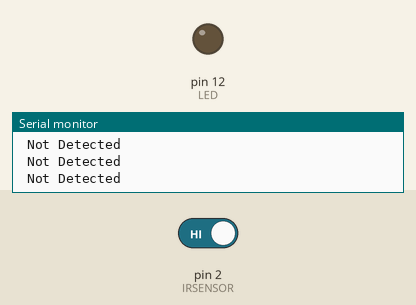
This sketch was run on a simulated Arduino Uno, built with avr-gcc and run on an emulated ATmega328P. On the bench: output pins drawn as LEDs (lit = HIGH), the last lines printed to the serial monitor. Inputs (shaded band) come from the test bench; at power-on: pin 2 (IRSENSOR) HIGH.

Above: at 1.2 s.
1.3 s: pin 2 (IRSENSOR) driven LOW
At 1.9 s:
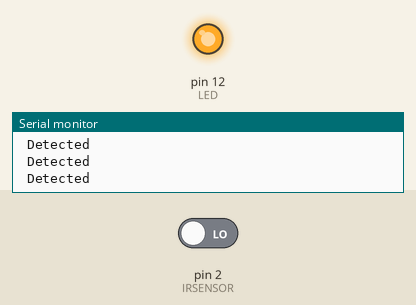
2.8 s: pin 2 (IRSENSOR) driven HIGH
At 3.1 s:
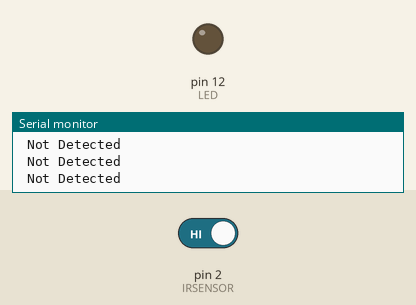
Timing chart, 0 to 5.8 s (numbered marks = the images above; inputs shaded):
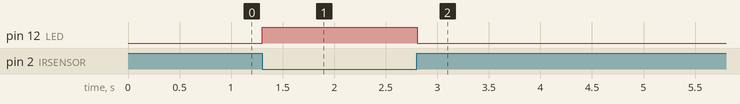

Measured:
- after the input at 1.3 s, pin 12 (LED): LOW → HIGH at once
- after the input at 2.8 s, pin 12 (LED): HIGH → LOW at once

The sketch:

IRSensor.ino
```cpp
#define IRSENSOR 2
#define LED 12


void setup() {
  // put your setup code here, to run once:
  pinMode(LED, OUTPUT);
  pinMode(IRSENSOR, INPUT);
  Serial.begin(9600);
}

void loop() {
  // put your main code here, to run repeatedly:
  int sensorvalue = digitalRead(IRSENSOR);
  if (sensorvalue == LOW) {
    digitalWrite(LED, HIGH);
    Serial.println(" Detected");

  } else {
    digitalWrite(LED, LOW);
    Serial.println(" Not Detected");

  }
  delay(100);
}
```
